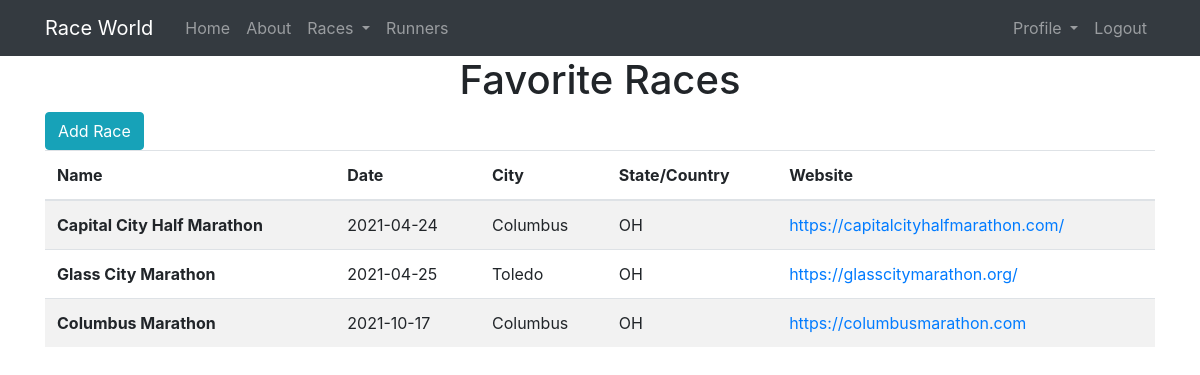
Page /races/ (signed in) on the committed database.
### raceworld/models.py (models this page shows, shortened)
class Races(db.Model):
    id = db.Column(db.Integer, primary_key=True)
    race_name = db.Column(db.String(100), unique=True, nullable=False)
    race_type = db.Column(db.String(30), nullable=False)
    race_date = db.Column(db.String(30))
    race_city = db.Column(db.String(25), nullable=False)
    race_state = db.Column(db.String(25), nullable=False)
    race_date_registered = db.Column(db.DateTime, nullable=False, default=datetime.utcnow)
    race_url = db.Column(db.String(100), unique=True)
    races = db.relationship('User', secondary=participants, backref=db.backref('races'))

### raceworld/routes.py (the view)
@app.route("/races")
@app.route("/races/")
def races():
    races = Races.query.order_by(Races.race_date.asc())
    return render_template("races.html", races=races)

### raceworld/models.py (called while the page is built)
@login_manager.user_loader
def load_user(user_id):
    return User.query.get(int(user_id))

### raceworld/templates/races.html (shortened to what this page needs)
{% extends "layout.html" %}
{% block content  %}
    <h1>Favorite Races</h1>
    {% if current_user.is_authenticated %}
    <a role="button" class="btn btn-info" href="{{ url_for('add_race') }}">Add Race</a>
    {% else %}
    <p>Want to add your own race? <a href="{{ url_for('register') }}">Register</a> today!</p>
    {% endif %}
      <table class="table table-striped">
        <thead>
          <tr>
            <th scope="col">Name</th>
            <th scope="col">Date</th>
            <th scope="col">City</th>
            <th scope="col">State/Country</th>
            <th scope="col">Website</th>
          </tr>
        </thead>
        <tbody>
        {% for race in races %}
              <tr>
                <th scope="row">{{ race.race_name}}</th>
                <td>{{ race.race_date }}</td>
                <td>{{ race.race_city}}</td>
                <td>{{ race.race_state }}</td>
                <td><a href="{{ race.race_url }}" target="_blank">{{ race.race_url }}</a></td>
             </tr>
        {% endfor %}
        </tbody>
      </table>
{% endblock content %}

### raceworld/templates/layout.html (shortened to what this page needs)
{% from "_render_field.html" import render_field %}
<!DOCTYPE html>
<html lang="en">
    <head>
        <link rel="stylesheet" href="https://cdn.jsdelivr.net/npm/bootstrap@4.5.3/dist/css/bootstrap.min.css"
>
        <link rel="stylesheet" type="text/css" href="{{ url_for('static', filename='styles.css') }}">
    </head>
<body>
  <header class="site-header">
    <nav class="navbar navbar-expand-lg navbar-dark bg-dark">
      <div class="container">
        <a class="navbar-brand mr-4" href="/">Race World</a>
        <div class="collapse navbar-collapse" id="navbarSupportedContent">
          <div class="navbar-nav mr-auto">
            <li class="nav-item"><a class="nav-link" href="{{ url_for('index') }}">Home</a></li>
            <li class="nav-item"><a class="nav-link" href="{{ url_for('about') }}">About</a></li>
            {% if current_user.is_authenticated %}
            <li class="nav-item dropdown">
              <a class="nav-link dropdown-toggle" href="#" id="navbarDropdown" role="button" data-toggle="dropdown" aria-haspopup="true" aria-expanded="false">
                Races
              </a>
            </li>
            {% else %}
            <li class="nav-item"><a class="nav-link" href="{{ url_for('races') }}">Race</a></li>
            {% endif %}
            <li class="nav-item"><a class="nav-link" href="{{ url_for('runners') }}">Runners</a></li>
          </div>
          <div class="navbar-nav">
            {% if current_user.is_authenticated %}
            <li class="nav-item dropdown">
              <a class="nav-link dropdown-toggle" href="#" id="navbarDropdown" role="button" data-toggle="dropdown" aria-haspopup="true" aria-expanded="false">
                Profile
              </a>
            </li>
            <a class="nav-item nav-link" href="{{ url_for('logout') }}">Logout</a>
            {% else %}
            <a class="nav-item nav-link" href="{{ url_for('register') }}">Register</a>
            <a class="nav-item nav-link" href="{{ url_for('login') }}">Login</a>
            {% endif %}
          </div>
        </div>
      </div>
    </nav>
  </header>
    <main role="main" class="container ">
        {% block content %} {% endblock %}
      </main>
</body>
</html>

### raceworld/static/styles.css (style rules this page uses)
h1, h2, h3, h4, h5, h6 .center { text-align: center; }
h1 { text-align: center; }

### rows in the picture
Races: race_name "Capital City Half Marathon", race_date "2021-04-24", race_city "Columbus", race_state "OH", race_url "https://capitalcityhalfmarathon.com/"
Races: race_name "Glass City Marathon", race_date "2021-04-25", race_city "Toledo", race_state "OH", race_url "https://glasscitymarathon.org/"
Races: race_name "Columbus Marathon", race_date "2021-10-17", race_city "Columbus", race_state "OH", race_url "https://columbusmarathon.com"
